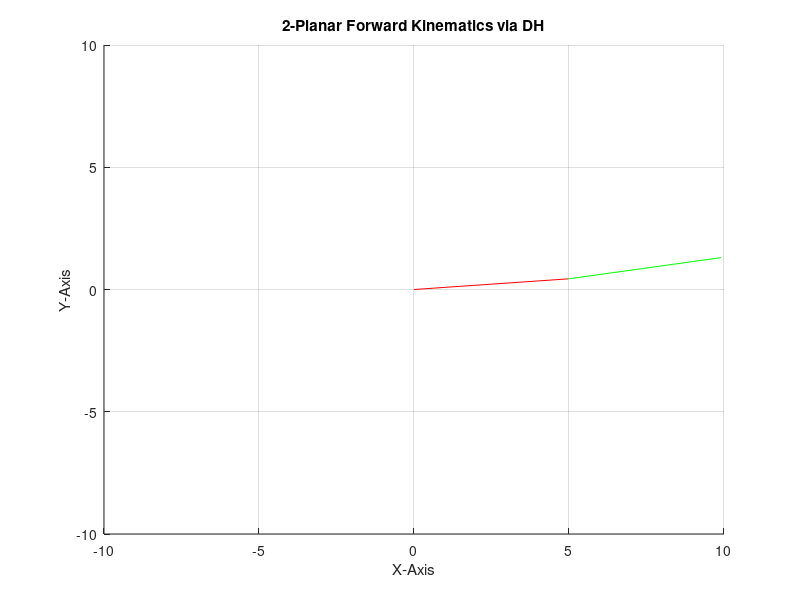

This chart was generated by the following MATLAB code:
clc;
clear all
close all

depth1 = 'Provide Depth for Joint1:';
depth2 = 'Provide Depth for Joint2:';
alpha1 = 'Provide Offset Angle for Joint1:';
alpha2 = 'Provide Offset Angle for Joint2:';
length1 = 'Provide Length of Link 1:';
length2 = 'Provide Length of Link 2:';
theta1 = 'Provide Angle Theta for Joint 1: ';
theta2 = 'Provide Angle Theta for Joint 2: ';
d1 = input(depth1);
d2 = input(depth2);
a1 = input(alpha1);
a2 = input(alpha2);
l1 = input(length1);
l2 = input(length2);
t1 = input(theta1);
t2 = input(theta2);

transformation1 = [cosd(t1) -(cosd(a1)*sind(t1)) sind(a1)*sind(t1) l1*cosd(t1)
sind(t1) cosd(a1)*cosd(t1) -(sind(a1)*cosd(t1)) l1*sind(t1)
0 sind(a1) cosd(a1) d1
0 0 0 1];

transformation2 = [cosd(t2) -(cosd(a2)*sind(t2)) sind(a2)*sind(t2) l2*cosd(t2)
sind(t2) cosd(a2)*cosd(t2) -(sind(a2)*cosd(t2)) l2*sind(t2)
0 sind(a2) cosd(a2) d2
0 0 0 1];

multiply = transformation1 * transformation2;   
output = [multiply(1,4) multiply(2,4)]';
disp('End Effecter is Located on Point(x,y):');
disp(output);

maxaxis = l1 + l2;
line([0 (l1*cosd(t1))],[0 (l1*sind(t1))],'color','r');
line([(l1*cosd(t1)) ((l1*cosd(t1))+(l2*cosd(t1+t2)))],[(l1*sind(t1)) ((l1*sind(t1)) + (l2*sind(t1+t2)))],'color','g');
axis([-maxaxis maxaxis -maxaxis maxaxis]);
title('2-Planar Forward Kinematics via DH')
xlabel('X-Axis');
ylabel('Y-Axis')
clear all;
grid on


disp('Type [TwoLinkForwardDH] in Command Window to Try Again');
